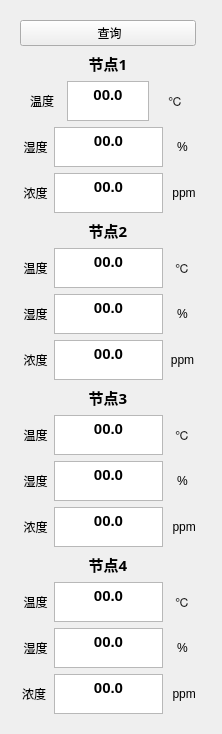
      <widget class="QWidget" name="Main_tab_2">
       <attribute name="title">
        <string>定点实时浓度</string>
       </attribute>
       <layout class="QGridLayout" name="gridLayout_10">
        <item row="0" column="0">
         <widget class="QWidget" name="widget_11" native="true">
          <property name="sizePolicy">
           <sizepolicy hsizetype="Preferred" vsizetype="Preferred">
            <horstretch>100</horstretch>
            <verstretch>100</verstretch>
           </sizepolicy>
          </property>
          <property name="maximumSize">
           <size>
            <width>251</width>
            <height>16777215</height>
           </size>
          </property>
          <layout class="QGridLayout" name="gridLayout" rowstretch="2,0,0,0,0" columnstretch="2">
           <property name="sizeConstraint">
            <enum>QLayout::SetFixedSize</enum>
           </property>
           <item row="4" column="0">
            <layout class="QVBoxLayout" name="verticalLayout_46" stretch="0,0,0,0">
             <property name="sizeConstraint">
              <enum>QLayout::SetFixedSize</enum>
             </property>
             <item>
              <widget class="QLabel" name="label_160">
               <property name="font">
                <font>
                 <family>微软雅黑</family>
                 <pointsize>11</pointsize>
                 <weight>75</weight>
                 <bold>true</bold>
                </font>
               </property>
               <property name="text">
                <string>节点4</string>
               </property>
               <property name="alignment">
                <set>Qt::AlignCenter</set>
               </property>
              </widget>
             </item>
             <item>
              <layout class="QHBoxLayout" name="horizontalLayout_80">
               <item>
                <widget class="QLabel" name="label_44">
                 <property name="text">
                  <string> 温度</string>
                 </property>
                 <property name="alignment">
                  <set>Qt::AlignCenter</set>
                 </property>
                </widget>
               </item>
               <item>
                <widget class="QTextBrowser" name="temp_tB_4">
                 <property name="sizePolicy">
                  <sizepolicy hsizetype="Preferred" vsizetype="Preferred">
                   <horstretch>0</horstretch>
                   <verstretch>100</verstretch>
                  </sizepolicy>
                 </property>
                 <property name="maximumSize">
                  <size>
                   <width>109</width>
                   <height>40</height>
                  </size>
                 </property>
                 <property name="sizeIncrement">
                  <size>
                   <width>0</width>
                   <height>0</height>
                  </size>
                 </property>
                 <property name="html">
                  <string>&lt;!DOCTYPE HTML PUBLIC &quot;-//W3C//DTD HTML 4.0//EN&quot; &quot;http://www.w3.org/TR/REC-html40/strict.dtd&quot;&gt;
&lt;html&gt;&lt;head&gt;&lt;meta name=&quot;qrichtext&quot; content=&quot;1&quot; /&gt;&lt;style type=&quot;text/css&quot;&gt;
p, li { white-space: pre-wrap; }
&lt;/style&gt;&lt;/head&gt;&lt;body style=&quot; font-family:'微软雅黑'; font-size:11pt; font-weight:600; font-style:normal;&quot;&gt;
&lt;p align=&quot;center&quot; style=&quot; margin-top:0px; margin-bottom:0px; margin-left:0px; margin-right:0px; -qt-block-indent:0; text-indent:0px;&quot;&gt;00.0&lt;/p&gt;&lt;/body&gt;&lt;/html&gt;</string>
                 </property>
                </widget>
               </item>
               <item>
                <widget class="QLabel" name="label_162">
                 <property name="text">
                  <string>℃</string>
                 </property>
                 <property name="alignment">
                  <set>Qt::AlignCenter</set>
                 </property>
                </widget>
               </item>
              </layout>
             </item>
             <item>
              <layout class="QHBoxLayout" name="horizontalLayout_81">
               <item>
                <widget class="QLabel" name="label_45">
                 <property name="text">
                  <string> 湿度</string>
                 </property>
                 <property name="alignment">
                  <set>Qt::AlignCenter</set>
                 </property>
                </widget>
               </item>
               <item>
                <widget class="QTextBrowser" name="humi_tB_4">
                 <property name="sizePolicy">
                  <sizepolicy hsizetype="Preferred" vsizetype="Preferred">
                   <horstretch>0</horstretch>
                   <verstretch>100</verstretch>
                  </sizepolicy>
                 </property>
                 <property name="maximumSize">
                  <size>
                   <width>109</width>
                   <height>40</height>
                  </size>
                 </property>
                 <property name="sizeIncrement">
                  <size>
                   <width>0</width>
                   <height>0</height>
                  </size>
                 </property>
                 <property name="html">
                  <string>&lt;!DOCTYPE HTML PUBLIC &quot;-//W3C//DTD HTML 4.0//EN&quot; &quot;http://www.w3.org/TR/REC-html40/strict.dtd&quot;&gt;
&lt;html&gt;&lt;head&gt;&lt;meta name=&quot;qrichtext&quot; content=&quot;1&quot; /&gt;&lt;style type=&quot;text/css&quot;&gt;
p, li { white-space: pre-wrap; }
&lt;/style&gt;&lt;/head&gt;&lt;body style=&quot; font-family:'微软雅黑'; font-size:11pt; font-weight:600; font-style:normal;&quot;&gt;
&lt;p align=&quot;center&quot; style=&quot; margin-top:0px; margin-bottom:0px; margin-left:0px; margin-right:0px; -qt-block-indent:0; text-indent:0px;&quot;&gt;00.0&lt;/p&gt;&lt;/body&gt;&lt;/html&gt;</string>
                 </property>
                </widget>
               </item>
               <item>
                <widget class="QLabel" name="label_164">
                 <property name="text">
                  <string>%</string>
                 </property>
                 <property name="alignment">
                  <set>Qt::AlignCenter</set>
                 </property>
                </widget>
               </item>
              </layout>
             </item>
             <item>
              <layout class="QHBoxLayout" name="horizontalLayout_82">
               <item>
                <widget class="QLabel" name="label_36">
                 <property name="text">
                  <string>浓度</string>
                 </property>
                 <property name="alignment">
                  <set>Qt::AlignCenter</set>
                 </property>
                </widget>
               </item>
               <item>
                <widget class="QTextBrowser" name="CH4_tB_4">
                 <property name="sizePolicy">
                  <sizepolicy hsizetype="Preferred" vsizetype="Preferred">
                   <horstretch>0</horstretch>
                   <verstretch>100</verstretch>
                  </sizepolicy>
                 </property>
                 <property name="maximumSize">
                  <size>
                   <width>109</width>
                   <height>40</height>
                  </size>
                 </property>
                 <property name="sizeIncrement">
                  <size>
                   <width>0</width>
                   <height>0</height>
                  </size>
                 </property>
                 <property name="html">
                  <string>&lt;!DOCTYPE HTML PUBLIC &quot;-//W3C//DTD HTML 4.0//EN&quot; &quot;http://www.w3.org/TR/REC-html40/strict.dtd&quot;&gt;
&lt;html&gt;&lt;head&gt;&lt;meta name=&quot;qrichtext&quot; content=&quot;1&quot; /&gt;&lt;style type=&quot;text/css&quot;&gt;
p, li { white-space: pre-wrap; }
&lt;/style&gt;&lt;/head&gt;&lt;body style=&quot; font-family:'微软雅黑'; font-size:11pt; font-weight:600; font-style:normal;&quot;&gt;
&lt;p align=&quot;center&quot; style=&quot; margin-top:0px; margin-bottom:0px; margin-left:0px; margin-right:0px; -qt-block-indent:0; text-indent:0px;&quot;&gt;00.0&lt;/p&gt;&lt;/body&gt;&lt;/html&gt;</string>
                 </property>
                </widget>
               </item>
               <item>
                <widget class="QLabel" name="label_166">
                 <property name="text">
                  <string> ppm</string>
                 </property>
                 <property name="alignment">
                  <set>Qt::AlignCenter</set>
                 </property>
                </widget>
               </item>
              </layout>
             </item>
            </layout>
           </item>
           <item row="2" column="0">
            <layout class="QVBoxLayout" name="verticalLayout_13" stretch="0,0,0,0">
             <property name="spacing">
              <number>6</number>
             </property>
             <property name="sizeConstraint">
              <enum>QLayout::SetFixedSize</enum>
             </property>
             <property name="rightMargin">
              <number>0</number>
             </property>
             <property name="bottomMargin">
              <number>0</number>
             </property>
             <item>
              <widget class="QLabel" name="label">
               <property name="font">
                <font>
                 <family>微软雅黑</family>
                 <pointsize>11</pointsize>
                 <weight>75</weight>
                 <bold>true</bold>
                </font>
               </property>
               <property name="text">
                <string>节点2</string>
               </property>
               <property name="alignment">
                <set>Qt::AlignCenter</set>
               </property>
              </widget>
             </item>
             <item>
              <layout class="QHBoxLayout" name="horizontalLayout_12">
               <item>
                <widget class="QLabel" name="label_42">
                 <property name="text">
                  <string> 温度</string>
                 </property>
                 <property name="alignment">
                  <set>Qt::AlignCenter</set>
                 </property>
                </widget>
               </item>
               <item>
                <widget class="QTextBrowser" name="temp_tB_2">
                 <property name="sizePolicy">
                  <sizepolicy hsizetype="Preferred" vsizetype="Preferred">
                   <horstretch>0</horstretch>
                   <verstretch>100</verstretch>
                  </sizepolicy>
                 </property>
                 <property name="maximumSize">
                  <size>
                   <width>109</width>
                   <height>40</height>
                  </size>
                 </property>
                 <property name="sizeIncrement">
                  <size>
                   <width>0</width>
                   <height>0</height>
                  </size>
                 </property>
                 <property name="html">
                  <string>&lt;!DOCTYPE HTML PUBLIC &quot;-//W3C//DTD HTML 4.0//EN&quot; &quot;http://www.w3.org/TR/REC-html40/strict.dtd&quot;&gt;
&lt;html&gt;&lt;head&gt;&lt;meta name=&quot;qrichtext&quot; content=&quot;1&quot; /&gt;&lt;style type=&quot;text/css&quot;&gt;
p, li { white-space: pre-wrap; }
&lt;/style&gt;&lt;/head&gt;&lt;body style=&quot; font-family:'微软雅黑'; font-size:11pt; font-weight:600; font-style:normal;&quot;&gt;
&lt;p align=&quot;center&quot; style=&quot; margin-top:0px; margin-bottom:0px; margin-left:0px; margin-right:0px; -qt-block-indent:0; text-indent:0px;&quot;&gt;00.0&lt;/p&gt;&lt;/body&gt;&lt;/html&gt;</string>
                 </property>
                </widget>
               </item>
               <item>
                <widget class="QLabel" name="label_28">
                 <property name="text">
                  <string>℃</string>
                 </property>
                 <property name="alignment">
                  <set>Qt::AlignCenter</set>
                 </property>
                </widget>
               </item>
              </layout>
             </item>
             <item>
              <layout class="QHBoxLayout" name="horizontalLayout_11">
               <item>
                <widget class="QLabel" name="label_46">
                 <property name="text">
                  <string> 湿度</string>
                 </property>
                 <property name="alignment">
                  <set>Qt::AlignCenter</set>
                 </property>
                </widget>
               </item>
               <item>
                <widget class="QTextBrowser" name="humi_tB_2">
                 <property name="sizePolicy">
                  <sizepolicy hsizetype="Preferred" vsizetype="Preferred">
                   <horstretch>0</horstretch>
                   <verstretch>100</verstretch>
                  </sizepolicy>
                 </property>
                 <property name="maximumSize">
                  <size>
                   <width>109</width>
                   <height>40</height>
                  </size>
                 </property>
                 <property name="sizeIncrement">
                  <size>
                   <width>0</width>
                   <height>0</height>
                  </size>
                 </property>
                 <property name="html">
                  <string>&lt;!DOCTYPE HTML PUBLIC &quot;-//W3C//DTD HTML 4.0//EN&quot; &quot;http://www.w3.org/TR/REC-html40/strict.dtd&quot;&gt;
&lt;html&gt;&lt;head&gt;&lt;meta name=&quot;qrichtext&quot; content=&quot;1&quot; /&gt;&lt;style type=&quot;text/css&quot;&gt;
p, li { white-space: pre-wrap; }
&lt;/style&gt;&lt;/head&gt;&lt;body style=&quot; font-family:'微软雅黑'; font-size:11pt; font-weight:600; font-style:normal;&quot;&gt;
&lt;p align=&quot;center&quot; style=&quot; margin-top:0px; margin-bottom:0px; margin-left:0px; margin-right:0px; -qt-block-indent:0; text-indent:0px;&quot;&gt;00.0&lt;/p&gt;&lt;/body&gt;&lt;/html&gt;</string>
                 </property>
                </widget>
               </item>
               <item>
                <widget class="QLabel" name="label_26">
                 <property name="sizePolicy">
                  <sizepolicy hsizetype="Preferred" vsizetype="Preferred">
                   <horstretch>0</horstretch>
                   <verstretch>0</verstretch>
                  </sizepolicy>
                 </property>
                 <property name="text">
                  <string>%</string>
                 </property>
                 <property name="alignment">
                  <set>Qt::AlignCenter</set>
                 </property>
                </widget>
               </item>
              </layout>
             </item>
             <item>
              <layout class="QHBoxLayout" name="horizontalLayout_10" stretch="0,0,0">
               <item>
                <widget class="QLabel" name="label_23">
                 <property name="text">
                  <string> 浓度</string>
                 </property>
                 <property name="alignment">
                  <set>Qt::AlignCenter</set>
                 </property>
                </widget>
               </item>
               <item>
                <widget class="QTextBrowser" name="CH4_tB_2">
                 <property name="sizePolicy">
                  <sizepolicy hsizetype="Preferred" vsizetype="Preferred">
                   <horstretch>0</horstretch>
                   <verstretch>100</verstretch>
                  </sizepolicy>
                 </property>
                 <property name="maximumSize">
                  <size>
                   <width>109</width>
                   <height>40</height>
                  </size>
                 </property>
                 <property name="sizeIncrement">
                  <size>
                   <width>0</width>
                   <height>0</height>
                  </size>
                 </property>
                 <property name="html">
                  <string>&lt;!DOCTYPE HTML PUBLIC &quot;-//W3C//DTD HTML 4.0//EN&quot; &quot;http://www.w3.org/TR/REC-html40/strict.dtd&quot;&gt;
&lt;html&gt;&lt;head&gt;&lt;meta name=&quot;qrichtext&quot; content=&quot;1&quot; /&gt;&lt;style type=&quot;text/css&quot;&gt;
p, li { white-space: pre-wrap; }
&lt;/style&gt;&lt;/head&gt;&lt;body style=&quot; font-family:'微软雅黑'; font-size:11pt; font-weight:600; font-style:normal;&quot;&gt;
&lt;p align=&quot;center&quot; style=&quot; margin-top:0px; margin-bottom:0px; margin-left:0px; margin-right:0px; -qt-block-indent:0; text-indent:0px;&quot;&gt;00.0&lt;/p&gt;&lt;/body&gt;&lt;/html&gt;</string>
                 </property>
                </widget>
               </item>
               <item>
                <widget class="QLabel" name="label_24">
                 <property name="text">
                  <string>ppm</string>
                 </property>
                 <property name="alignment">
                  <set>Qt::AlignCenter</set>
                 </property>
                </widget>
               </item>
              </layout>
             </item>
            </layout>
           </item>
           <item row="3" column="0">
            <layout class="QVBoxLayout" name="verticalLayout_15" stretch="0,0,0,0">
             <property name="spacing">
              <number>6</number>
             </property>
             <property name="sizeConstraint">
              <enum>QLayout::SetFixedSize</enum>
             </property>
             <item>
              <widget class="QLabel" name="label_35">
               <property name="font">
                <font>
                 <family>微软雅黑</family>
                 <pointsize>11</pointsize>
                 <weight>75</weight>
                 <bold>true</bold>
                </font>
               </property>
               <property name="text">
                <string>节点3</string>
               </property>
               <property name="alignment">
                <set>Qt::AlignCenter</set>
               </property>
              </widget>
             </item>
             <item>
              <layout class="QHBoxLayout" name="horizontalLayout_17">
               <item>
                <widget class="QLabel" name="label_43">
                 <property name="text">
                  <string> 温度</string>
                 </property>
                 <property name="alignment">
                  <set>Qt::AlignCenter</set>
                 </property>
                </widget>
               </item>
               <item>
                <widget class="QTextBrowser" name="temp_tB_3">
                 <property name="sizePolicy">
                  <sizepolicy hsizetype="Preferred" vsizetype="Preferred">
                   <horstretch>0</horstretch>
                   <verstretch>100</verstretch>
                  </sizepolicy>
                 </property>
                 <property name="maximumSize">
                  <size>
                   <width>109</width>
                   <height>40</height>
                  </size>
                 </property>
                 <property name="sizeIncrement">
                  <size>
                   <width>0</width>
                   <height>0</height>
                  </size>
                 </property>
                 <property name="html">
                  <string>&lt;!DOCTYPE HTML PUBLIC &quot;-//W3C//DTD HTML 4.0//EN&quot; &quot;http://www.w3.org/TR/REC-html40/strict.dtd&quot;&gt;
&lt;html&gt;&lt;head&gt;&lt;meta name=&quot;qrichtext&quot; content=&quot;1&quot; /&gt;&lt;style type=&quot;text/css&quot;&gt;
p, li { white-space: pre-wrap; }
&lt;/style&gt;&lt;/head&gt;&lt;body style=&quot; font-family:'微软雅黑'; font-size:11pt; font-weight:600; font-style:normal;&quot;&gt;
&lt;p align=&quot;center&quot; style=&quot; margin-top:0px; margin-bottom:0px; margin-left:0px; margin-right:0px; -qt-block-indent:0; text-indent:0px;&quot;&gt;00.0&lt;/p&gt;&lt;/body&gt;&lt;/html&gt;</string>
                 </property>
                </widget>
               </item>
               <item>
                <widget class="QLabel" name="label_37">
                 <property name="text">
                  <string>℃</string>
                 </property>
                 <property name="alignment">
                  <set>Qt::AlignCenter</set>
                 </property>
                </widget>
               </item>
              </layout>
             </item>
             <item>
              <layout class="QHBoxLayout" name="horizontalLayout_18">
               <item>
                <widget class="QLabel" name="label_38">
                 <property name="sizePolicy">
                  <sizepolicy hsizetype="Preferred" vsizetype="Preferred">
                   <horstretch>0</horstretch>
                   <verstretch>0</verstretch>
                  </sizepolicy>
                 </property>
                 <property name="text">
                  <string> 湿度</string>
                 </property>
                 <property name="alignment">
                  <set>Qt::AlignCenter</set>
                 </property>
                </widget>
               </item>
               <item>
                <widget class="QTextBrowser" name="humi_tB_3">
                 <property name="sizePolicy">
                  <sizepolicy hsizetype="Preferred" vsizetype="Preferred">
                   <horstretch>0</horstretch>
                   <verstretch>100</verstretch>
                  </sizepolicy>
                 </property>
                 <property name="maximumSize">
                  <size>
                   <width>109</width>
                   <height>40</height>
                  </size>
                 </property>
                 <property name="sizeIncrement">
                  <size>
                   <width>0</width>
                   <height>0</height>
                  </size>
                 </property>
                 <property name="html">
                  <string>&lt;!DOCTYPE HTML PUBLIC &quot;-//W3C//DTD HTML 4.0//EN&quot; &quot;http://www.w3.org/TR/REC-html40/strict.dtd&quot;&gt;
&lt;html&gt;&lt;head&gt;&lt;meta name=&quot;qrichtext&quot; content=&quot;1&quot; /&gt;&lt;style type=&quot;text/css&quot;&gt;
p, li { white-space: pre-wrap; }
&lt;/style&gt;&lt;/head&gt;&lt;body style=&quot; font-family:'微软雅黑'; font-size:11pt; font-weight:600; font-style:normal;&quot;&gt;
&lt;p align=&quot;center&quot; style=&quot; margin-top:0px; margin-bottom:0px; margin-left:0px; margin-right:0px; -qt-block-indent:0; text-indent:0px;&quot;&gt;00.0&lt;/p&gt;&lt;/body&gt;&lt;/html&gt;</string>
                 </property>
                </widget>
               </item>
               <item>
                <widget class="QLabel" name="label_39">
                 <property name="text">
                  <string>%</string>
                 </property>
                 <property name="alignment">
                  <set>Qt::AlignCenter</set>
                 </property>
                </widget>
               </item>
              </layout>
             </item>
             <item>
              <layout class="QHBoxLayout" name="horizontalLayout_19">
               <item>
                <widget class="QLabel" name="label_40">
                 <property name="sizePolicy">
                  <sizepolicy hsizetype="Preferred" vsizetype="Preferred">
                   <horstretch>0</horstretch>
                   <verstretch>0</verstretch>
                  </sizepolicy>
                 </property>
                 <property name="text">
                  <string> 浓度</string>
                 </property>
                 <property name="alignment">
                  <set>Qt::AlignCenter</set>
                 </property>
                </widget>
               </item>
               <item>
                <widget class="QTextBrowser" name="CH4_tB_3">
                 <property name="sizePolicy">
                  <sizepolicy hsizetype="Preferred" vsizetype="Preferred">
                   <horstretch>0</horstretch>
                   <verstretch>100</verstretch>
                  </sizepolicy>
                 </property>
                 <property name="maximumSize">
                  <size>
                   <width>109</width>
                   <height>40</height>
                  </size>
                 </property>
                 <property name="sizeIncrement">
                  <size>
                   <width>0</width>
                   <height>0</height>
                  </size>
                 </property>
                 <property name="html">
                  <string>&lt;!DOCTYPE HTML PUBLIC &quot;-//W3C//DTD HTML 4.0//EN&quot; &quot;http://www.w3.org/TR/REC-html40/strict.dtd&quot;&gt;
&lt;html&gt;&lt;head&gt;&lt;meta name=&quot;qrichtext&quot; content=&quot;1&quot; /&gt;&lt;style type=&quot;text/css&quot;&gt;
p, li { white-space: pre-wrap; }
&lt;/style&gt;&lt;/head&gt;&lt;body style=&quot; font-family:'微软雅黑'; font-size:11pt; font-weight:600; font-style:normal;&quot;&gt;
&lt;p align=&quot;center&quot; style=&quot; margin-top:0px; margin-bottom:0px; margin-left:0px; margin-right:0px; -qt-block-indent:0; text-indent:0px;&quot;&gt;00.0&lt;/p&gt;&lt;/body&gt;&lt;/html&gt;</string>
                 </property>
                </widget>
               </item>
               <item>
                <widget class="QLabel" name="label_41">
                 <property name="text">
                  <string> ppm</string>
                 </property>
                 <property name="alignment">
                  <set>Qt::AlignCenter</set>
                 </property>
                </widget>
               </item>
              </layout>
             </item>
            </layout>
           </item>
           <item row="1" column="0">
            <layout class="QVBoxLayout" name="verticalLayout_14" stretch="0,0,100,100">
             <property name="spacing">
              <number>6</number>
             </property>
             <property name="sizeConstraint">
              <enum>QLayout::SetFixedSize</enum>
             </property>
             <item>
              <widget class="QLabel" name="label_2">
               <property name="font">
                <font>
                 <family>微软雅黑</family>
                 <pointsize>11</pointsize>
                 <weight>75</weight>
                 <bold>true</bold>
                </font>
               </property>
               <property name="text">
                <string>节点1</string>
               </property>
               <property name="alignment">
                <set>Qt::AlignCenter</set>
               </property>
              </widget>
             </item>
             <item>
              <layout class="QHBoxLayout" name="horizontalLayout_14" stretch="1,2,1">
               <property name="sizeConstraint">
                <enum>QLayout::SetFixedSize</enum>
               </property>
               <item>
                <widget class="QLabel" name="label_29">
                 <property name="text">
                  <string> 温度</string>
                 </property>
                 <property name="alignment">
                  <set>Qt::AlignCenter</set>
                 </property>
                </widget>
               </item>
               <item>
                <widget class="QTextBrowser" name="temp_tB_1">
                 <property name="sizePolicy">
                  <sizepolicy hsizetype="Preferred" vsizetype="Preferred">
                   <horstretch>0</horstretch>
                   <verstretch>100</verstretch>
                  </sizepolicy>
                 </property>
                 <property name="maximumSize">
                  <size>
                   <width>109</width>
                   <height>40</height>
                  </size>
                 </property>
                 <property name="sizeIncrement">
                  <size>
                   <width>0</width>
                   <height>0</height>
                  </size>
                 </property>
                 <property name="html">
                  <string>&lt;!DOCTYPE HTML PUBLIC &quot;-//W3C//DTD HTML 4.0//EN&quot; &quot;http://www.w3.org/TR/REC-html40/strict.dtd&quot;&gt;
&lt;html&gt;&lt;head&gt;&lt;meta name=&quot;qrichtext&quot; content=&quot;1&quot; /&gt;&lt;style type=&quot;text/css&quot;&gt;
p, li { white-space: pre-wrap; }
&lt;/style&gt;&lt;/head&gt;&lt;body style=&quot; font-family:'微软雅黑'; font-size:11pt; font-weight:600; font-style:normal;&quot;&gt;
&lt;p align=&quot;center&quot; style=&quot; margin-top:0px; margin-bottom:0px; margin-left:0px; margin-right:0px; -qt-block-indent:0; text-indent:0px;&quot;&gt;00.0&lt;/p&gt;&lt;/body&gt;&lt;/html&gt;</string>
                 </property>
                </widget>
               </item>
               <item>
                <widget class="QLabel" name="label_30">
                 <property name="text">
                  <string>℃</string>
                 </property>
                 <property name="alignment">
                  <set>Qt::AlignCenter</set>
                 </property>
                </widget>
               </item>
              </layout>
             </item>
             <item>
              <layout class="QHBoxLayout" name="horizontalLayout_15">
               <item>
                <widget class="QLabel" name="label_47">
                 <property name="text">
                  <string> 湿度</string>
                 </property>
                 <property name="alignment">
                  <set>Qt::AlignCenter</set>
                 </property>
                </widget>
               </item>
               <item>
                <widget class="QTextBrowser" name="humi_tB_1">
                 <property name="sizePolicy">
                  <sizepolicy hsizetype="Preferred" vsizetype="Preferred">
                   <horstretch>0</horstretch>
                   <verstretch>100</verstretch>
                  </sizepolicy>
                 </property>
                 <property name="maximumSize">
                  <size>
                   <width>109</width>
                   <height>40</height>
                  </size>
                 </property>
                 <property name="sizeIncrement">
                  <size>
                   <width>0</width>
                   <height>0</height>
                  </size>
                 </property>
                 <property name="html">
                  <string>&lt;!DOCTYPE HTML PUBLIC &quot;-//W3C//DTD HTML 4.0//EN&quot; &quot;http://www.w3.org/TR/REC-html40/strict.dtd&quot;&gt;
&lt;html&gt;&lt;head&gt;&lt;meta name=&quot;qrichtext&quot; content=&quot;1&quot; /&gt;&lt;style type=&quot;text/css&quot;&gt;
p, li { white-space: pre-wrap; }
&lt;/style&gt;&lt;/head&gt;&lt;body style=&quot; font-family:'微软雅黑'; font-size:11pt; font-weight:600; font-style:normal;&quot;&gt;
&lt;p align=&quot;center&quot; style=&quot; margin-top:0px; margin-bottom:0px; margin-left:0px; margin-right:0px; -qt-block-indent:0; text-indent:0px;&quot;&gt;00.0&lt;/p&gt;&lt;/body&gt;&lt;/html&gt;</string>
                 </property>
                </widget>
               </item>
               <item>
                <widget class="QLabel" name="label_32">
                 <property name="text">
                  <string>%</string>
                 </property>
                 <property name="alignment">
                  <set>Qt::AlignCenter</set>
                 </property>
                </widget>
               </item>
              </layout>
             </item>
             <item>
              <layout class="QHBoxLayout" name="horizontalLayout_16">
               <item>
                <widget class="QLabel" name="label_33">
                 <property name="text">
                  <string> 浓度</string>
                 </property>
                 <property name="alignment">
                  <set>Qt::AlignCenter</set>
                 </property>
                </widget>
               </item>
               <item>
                <widget class="QTextBrowser" name="CH4_tB_1">
                 <property name="sizePolicy">
                  <sizepolicy hsizetype="Preferred" vsizetype="Preferred">
                   <horstretch>0</horstretch>
                   <verstretch>100</verstretch>
                  </sizepolicy>
                 </property>
                 <property name="maximumSize">
                  <size>
                   <width>109</width>
                   <height>40</height>
                  </size>
                 </property>
                 <property name="sizeIncrement">
                  <size>
                   <width>0</width>
                   <height>0</height>
                  </size>
                 </property>
                 <property name="html">
                  <string>&lt;!DOCTYPE HTML PUBLIC &quot;-//W3C//DTD HTML 4.0//EN&quot; &quot;http://www.w3.org/TR/REC-html40/strict.dtd&quot;&gt;
&lt;html&gt;&lt;head&gt;&lt;meta name=&quot;qrichtext&quot; content=&quot;1&quot; /&gt;&lt;style type=&quot;text/css&quot;&gt;
p, li { white-space: pre-wrap; }
&lt;/style&gt;&lt;/head&gt;&lt;body style=&quot; font-family:'微软雅黑'; font-size:11pt; font-weight:600; font-style:normal;&quot;&gt;
&lt;p align=&quot;center&quot; style=&quot; margin-top:0px; margin-bottom:0px; margin-left:0px; margin-right:0px; -qt-block-indent:0; text-indent:0px;&quot;&gt;00.0&lt;/p&gt;&lt;/body&gt;&lt;/html&gt;</string>
                 </property>
                </widget>
               </item>
               <item>
                <widget class="QLabel" name="label_34">
                 <property name="text">
                  <string> ppm</string>
                 </property>
                </widget>
               </item>
              </layout>
             </item>
            </layout>
           </item>
           <item row="0" column="0">
            <widget class="QPushButton" name="check_Btn">
             <property name="text">
              <string> 查询</string>
             </property>
            </widget>
           </item>
          </layout>
         </widget>
        </item>
        <item row="0" column="1">
         <layout class="QVBoxLayout" name="verticalLayout_49">
          <item>
           <widget class="QCustomPlot" name="humi_data_realtime_plot" native="true"/>
          </item>
          <item>
           <widget class="QCustomPlot" name="temp_data_realtime_plot" native="true"/>
          </item>
          <item>
           <widget class="QCustomPlot" name="CH4_data_realtime_plot" native="true"/>
          </item>
         </layout>
        </item>
       </layout>
      </widget>
